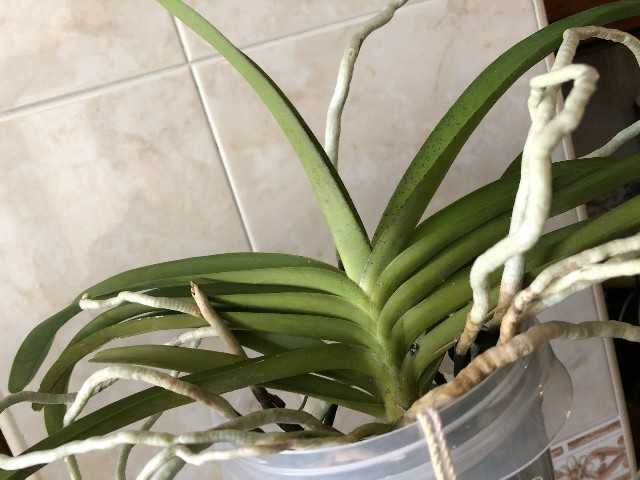
#> input picture orchid-genus/inet/Vanda/V11.jpg, 640 x 480 px, given in place of C1.jpg, which was not available
$ python projectorchid1.py
#> lines starting #> are read from the running program, lines starting #| are printed output that depends on the picture; pictures that were not available may be replaced by others from this repository, and a replacement may not be noted
#蘭花5品種影像分析專案-簡單分析
import os
import cv2
import numpy as np
import matplotlib.pyplot as plt
from sklearn.model_selection import train_test_split
from sklearn.svm import SVC
from sklearn.metrics import accuracy_score

#初步圖像處理
# 讀取圖片
image = cv2.imread('.\orchid-genus\inet\cattleya\C1.jpg')
#> image is the input picture: shape (480, 640, 3); mean B, G, R 125.4, 148.3, 151.5
resized_image = cv2.resize(image, (224, 224))  # 調整大小為224x224像素
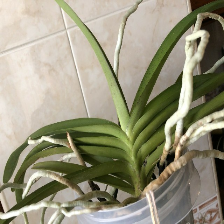
#> resized_image: shape (224, 224, 3); mean B, G, R 125.3, 148.2, 151.4

# OpenCV 預設是 BGR 格式，要轉為 RGB 顯示
image_rgb = cv2.cvtColor(resized_image, cv2.COLOR_BGR2RGB)
gray_image = cv2.cvtColor(resized_image, cv2.COLOR_BGR2GRAY)    #轉換為灰階圖片
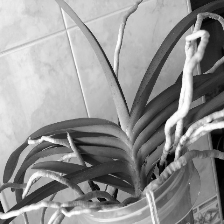
#> gray_image: shape (224, 224); min 0, max 255, mean 146.6

edges = cv2.Canny(gray_image, 100, 200) #Canny 邊緣檢測
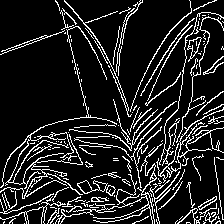
#> edges: shape (224, 224); 13.5% white in thin lines or dots

# 顯示圖片
#plt.imshow(edges, cmap='gray')
#plt.axis('off')  # 不顯示軸
#plt.show()
#---------------------------------------------------------------------------
#訓練機器學習模型-支持向量機（SVM）
# 資料集的圖片目錄
image_dir = '.\orchid-genus\inet'

# 讀取所有圖片並標註品種（圖片按品種分類放在不同文件夾）
X = []  # 圖像特徵
y = []  # 標籤（品種名稱）

# 每個文件夾的名稱是品種名稱，圖片都放在相應的文件夾中
for folder_name in os.listdir(image_dir):
    folder_path = os.path.join(image_dir, folder_name)
    if os.path.isdir(folder_path):
        for image_name in os.listdir(folder_path):
            image_path = os.path.join(folder_path, image_name)
            if image_path.endswith('.jpg') or image_path.endswith('.png'):
                # 讀取圖片
                image = cv2.imread(image_path)
                image = cv2.resize(image, (224, 224))  # 將圖片縮放到相同大小

                # 將圖片轉為灰階並展平為一維向量（簡單的特徵提取）
                gray_image = cv2.cvtColor(image, cv2.COLOR_BGR2GRAY)
                flattened_image = gray_image.flatten()  # 展平為一維向量

                # 將特徵和標籤存儲到 X 和 y
                X.append(flattened_image)
                y.append(folder_name)  # 標籤是文件夾名稱，即蘭花品種
#> pass 2 of the loop `for folder_name in os.listdir(image_dir):`:
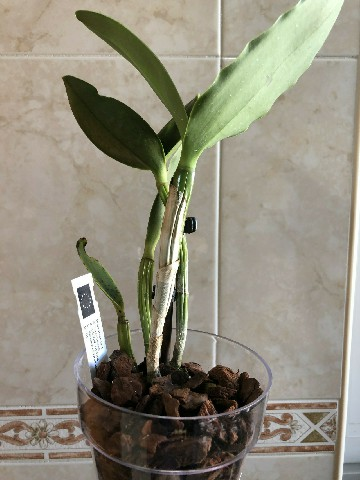
#> input picture orchid-genus/inet/cattleya/C11.jpg, 360 x 480 px, found by its file name
#> image is the input picture: shape (480, 360, 3); mean B, G, R 123.9, 139.7, 143.8
#> `image = cv2.resize(image, (224, 224))`:
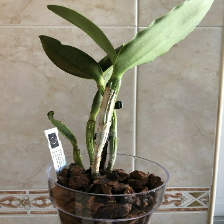
#> image: shape (224, 224, 3); mean B, G, R 123.8, 139.6, 143.7
#> `gray_image = cv2.cvtColor(image, cv2.COLOR_BGR2GRAY)`:
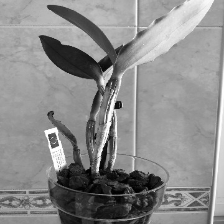
#> gray_image: shape (224, 224); min 0, max 255, mean 139

# 將 X 和 y 轉換為 numpy 陣列
X = np.array(X)
y = np.array(y)
#---------------------------------------------------------------------------
#數據處理
# 拆分資料集，80% 用於訓練，20% 用於測試
X_train, X_test, y_train, y_test = train_test_split(X, y, test_size=0.2, random_state=42)
#---------------------------------------------------------------------------
#機器學習模型
# 初始化 SVM 模型
model = SVC(kernel='linear')  # 使用線性核

# 訓練模型
model.fit(X_train, y_train)
#---------------------------------------------------------------------------
#評估模型
# 用測試集來預測
y_pred = model.predict(X_test)

# 計算準確度
accuracy = accuracy_score(y_test, y_pred)
print(f'模型的準確度: {accuracy * 100:.2f}%')
#---------------------------------------------------------------------------
#對新圖片進行預測 模型的準確度: 30~40%
# 讀取新的圖片
new_image_path = '.\orchid-genus\orchido1.jpg'
new_image = cv2.imread(new_image_path)
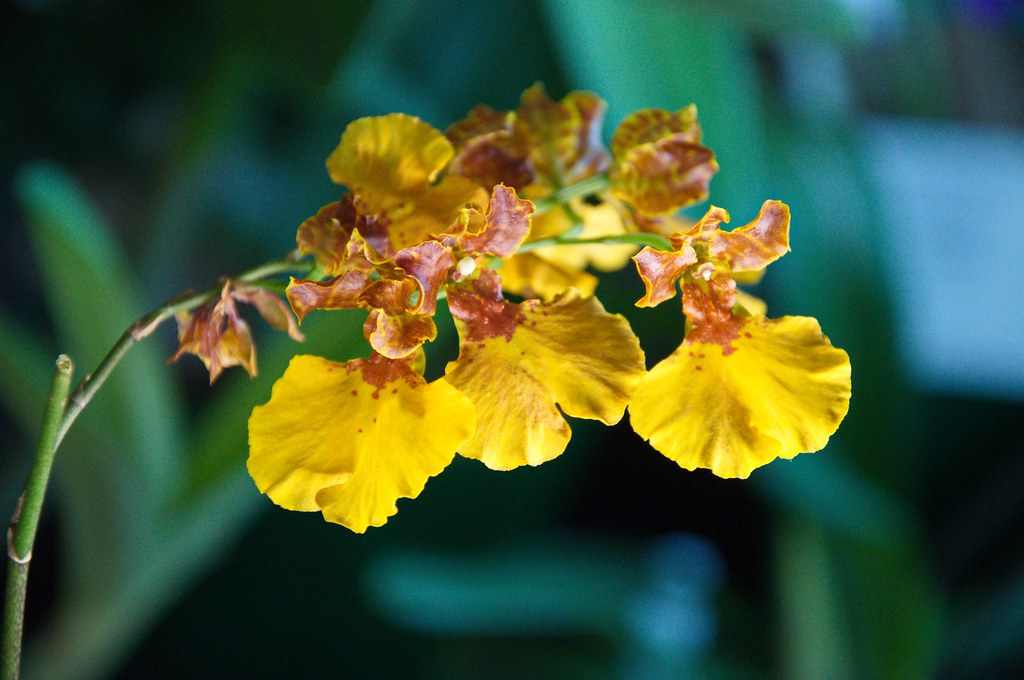
#> input picture orchid-genus/orchido1.jpg, 1024 x 680 px, found by its file name
#> new_image is the input picture: shape (680, 1024, 3); mean B, G, R 53.1, 89.1, 67.8
new_image = cv2.resize(new_image, (224, 224))
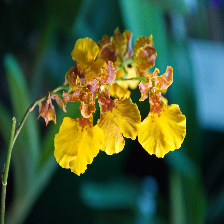
#> new_image: shape (224, 224, 3); mean B, G, R 53, 89, 67.7

# 轉為灰階並展平
gray_new_image = cv2.cvtColor(new_image, cv2.COLOR_BGR2GRAY)
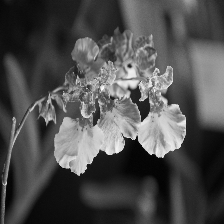
#> gray_new_image: shape (224, 224); min 2, max 253, mean 78.5
flattened_new_image = gray_new_image.flatten()

# 使用模型預測
predicted_class = model.predict([flattened_new_image])  # 這裡需要傳入二維數組

#字典
cattleya={
    "花語":"敬愛、傾慕、女性的魅力",
    "花期":"花期不定，一年開一～二次"
}
dendrobium={
    "花語":"歡迎、喜悅",
    "花期":"10月~12月"
}
oncidium={
    "花語":"隱藏的愛，無憂的快樂",
    "花期":"秋~春季"
}
phalaenopsis={
    "花語":"隱藏的愛，無憂的快樂",
    "花期":"11月~4月"
}
Vanda={
    "花語":"隱藏的愛，無憂的快樂",
    "花期":"晚夏~早秋"
}

#輸出結果
if predicted_class[0] == 'cattleya':
    print(f'預測的蘭花品種是: {predicted_class[0]}嘉德麗雅蘭')
#| 預測的蘭花品種是: cattleya嘉德麗雅蘭
    print('花語:',cattleya.get("花語"))
    print('花期:',cattleya.get("花期"))

elif predicted_class[0] == 'dendrobium':
    print(f'預測的蘭花品種是: {predicted_class[0]}石斛蘭')
    print('花語:',dendrobium.get("花語"))
    print('花期:',dendrobium.get("花期"))

elif predicted_class[0] == 'oncidium':
    print(f'預測的蘭花品種是: {predicted_class[0]}文心蘭')
    print('花語:',oncidium.get("花語"))
    print('花期:',oncidium.get("花期"))

elif predicted_class[0] == 'phalaenopsis':
    print(f'預測的蘭花品種是: {predicted_class[0]}蝴蝶蘭')
    print('花語:',phalaenopsis.get("花語"))
    print('花期:',phalaenopsis.get("花期"))

elif predicted_class[0] == 'Vanda':
    print(f'預測的蘭花品種是: {predicted_class[0]}萬代蘭')
    print('花語:',Vanda.get("花語"))
    print('花期:',Vanda.get("花期"))
